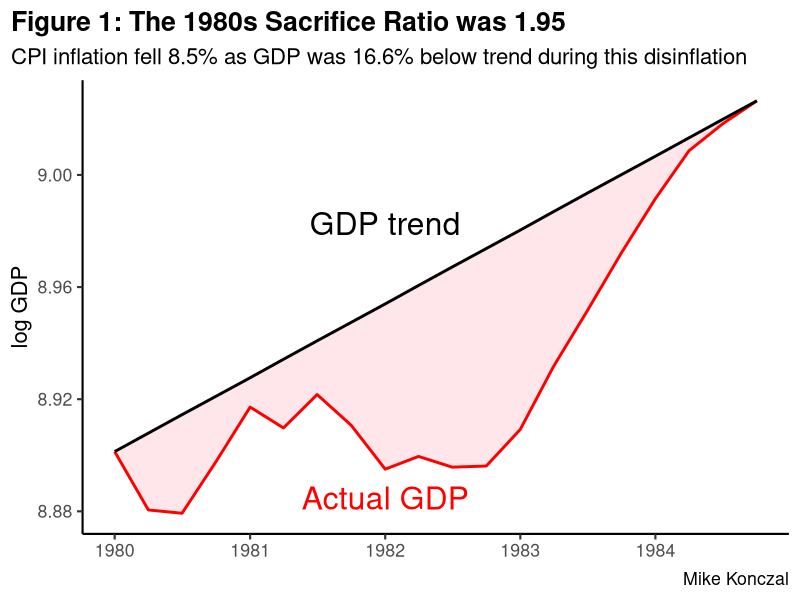
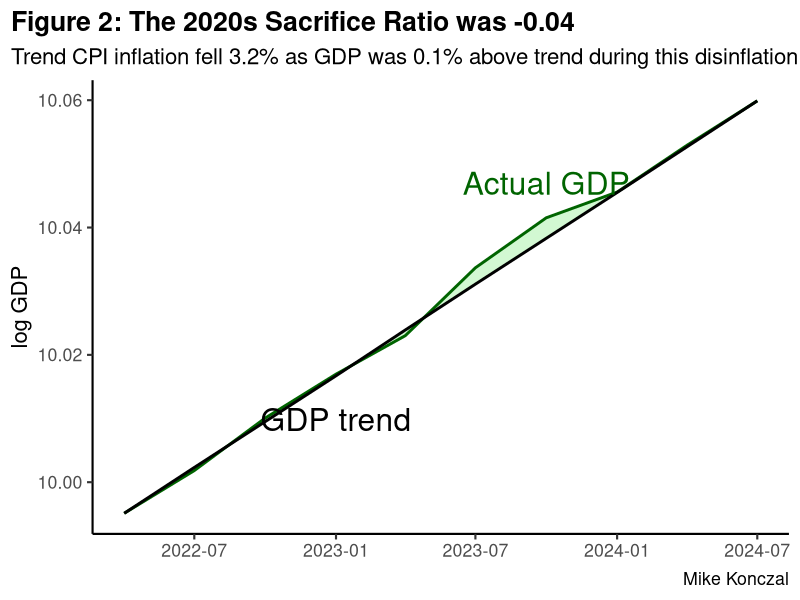
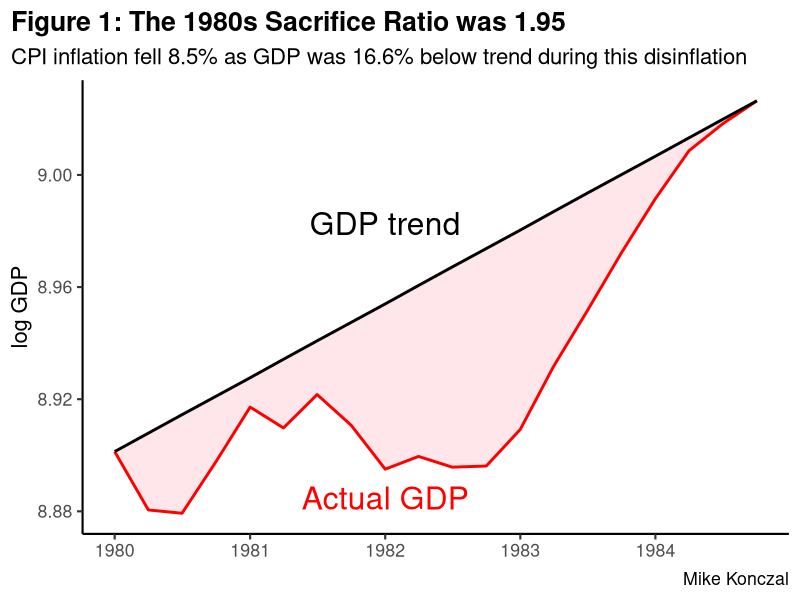

Write R code to recreate these figures, in order.
library(tidyverse)


sr <- read_csv("sacrifice_ratio_data.csv")




sr80 <- sr %>% 
  filter(period == 1980)

ggplot(sr80, aes(x = date)) +
  geom_ribbon(aes(ymin = log_GDP, ymax = log_GDP_trend),
              fill = "pink", alpha = 0.4) +
  geom_line(aes(y = log_GDP), color = "red", size = 1) +
  geom_line(aes(y = log_GDP_trend), color = "black", size = 1) +
  # Label the lines by placing text at the maximum date
  geom_text(
    data = sr80 %>% filter(date == "1982-01-01"),
    aes(x = date, y = log_GDP, label = "Actual GDP"),
    color = "red", vjust = 1.75, size = 8
  ) +
  geom_text(
    data = sr80 %>% filter(date == "1982-01-01"),
    aes(x = date, y = log_GDP_trend, label = "GDP trend"),
    color = "black", vjust = -3, size = 8
  ) +
  labs(
    title = "Figure 1: The 1980s Sacrifice Ratio was 1.95",
    subtitle = "CPI inflation fell 8.5% as GDP was 16.6% below trend during this disinflation",
    x = NULL,
    y = "log GDP",
    caption = "Mike Konczal"
  ) +
  theme_classic(base_size = 16) +
  theme(
    plot.title = element_text(face = "bold"),
    plot.title.position = "plot"
  )


ggsave("figure1_fixed.png", units = c("px"), width=2145, height = 1067)


sr20 <- sr %>% 
  filter(period == 2020)

ggplot(sr20, aes(x = date)) +
  geom_ribbon(aes(ymin = log_GDP, ymax = log_GDP_trend),
              fill = "lightgreen", alpha = 0.4) +
  geom_line(aes(y = log_GDP), color = "darkgreen", size = 1) +
  geom_line(aes(y = log_GDP_trend), color = "black", size = 1) +
  # Label the lines by placing text at the maximum date
  geom_text(
    data = sr20 %>% filter(date == "2023-10-01"),
    aes(x = date, y = log_GDP, label = "Actual GDP"),
    color = "darkgreen", vjust = -1, size = 8
  ) +
  geom_text(
    data = sr20 %>% filter(date == "2023-01-01"),
    aes(x = date, y = log_GDP_trend, label = "GDP trend"),
    color = "black", vjust = 2.4, size = 8
  ) +
  labs(
    title = "Figure 2: The 2020s Sacrifice Ratio was -0.04",
    subtitle = "Trend CPI inflation fell 3.2% as GDP was 0.1% above trend during this disinflation",
    x = NULL,
    y = "log GDP",
    caption = "Mike Konczal"
  ) +
  theme_classic(base_size = 16) +
  theme(
    plot.title = element_text(face = "bold"),
    plot.title.position = "plot"
  )